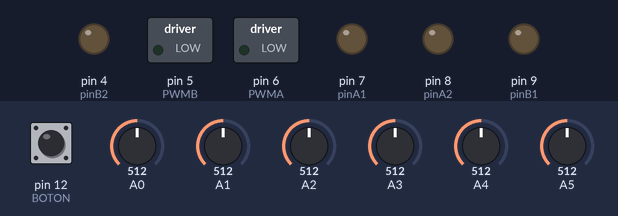
Bench run of a sketch on a simulated Arduino Uno, built with avr-gcc and run on an emulated ATmega328P. On the bench: switched loads named in the sketch (green lamp = pin HIGH), output pins drawn as LEDs (lit = HIGH). Inputs (shaded band) come from the test bench; at power-on: pin 12 (BOTON) LOW, A0 = 512, A1 = 512, A2 = 512, A3 = 512, A5 = 512, A4 = 512.

Above: at 5.8 s.
5.9 s: pin 12 (BOTON) pulled HIGH for 0.2 s
At 7.2 s:
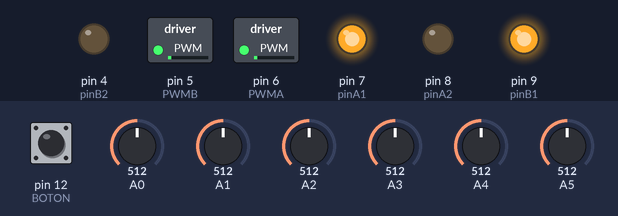
7.6 s: A0 set to 716
At 8.3 s:
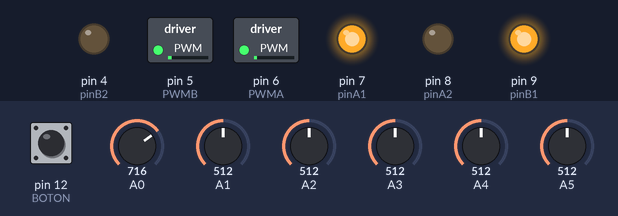
9.1 s: A1 set to 716
At 9.5 s:
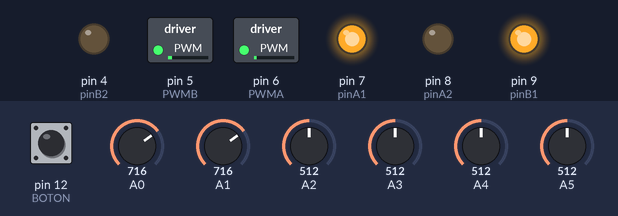
10.6 s: A2 set to 716
At 11.8 s:
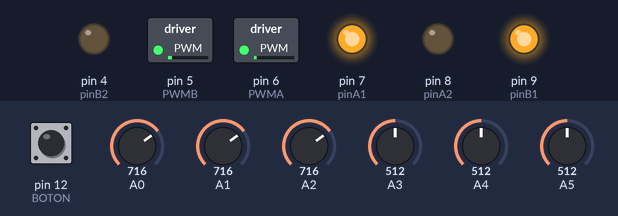
12.1 s: A3 set to 306
At 13.0 s:
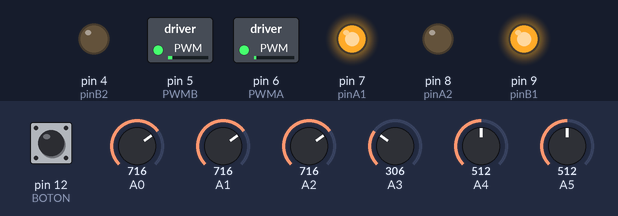
13.6 s: A5 set to 716
At 14.2 s:
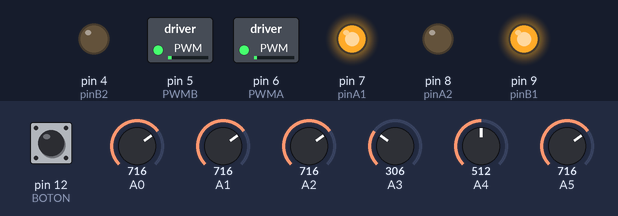
Timing chart, 0 to 16.1 s (numbered marks = the images above; inputs shaded):
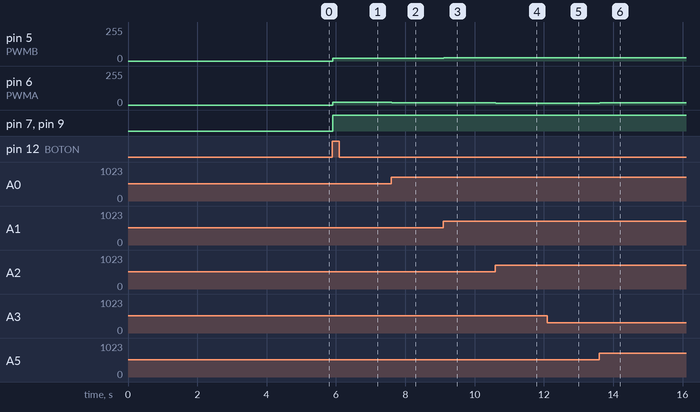

Measured:
- after the input at 5.9 s, pin 5 (PWMB), pin 6 (PWMA): 0/255 → 20/255 at once; pin 7 (pinA1), pin 9 (pinB1): LOW → HIGH at once
- after the input at 7.6 s, pin 5 (PWMB): 20/255 → 22/255 at once; pin 6 (PWMA): 20/255 → 18/255 at once
- after the input at 9.1 s, pin 5 (PWMB): 22/255 → 24/255 at once; pin 6 (PWMA): 18/255 → 16/255 at once
- after the input at 10.6 s, pin 5 (PWMB): 24/255 → 25/255 at once; pin 6 (PWMA): 16/255 → 15/255 at once
- after the input at 12.1 s, pin 5 (PWMB): 25/255 → 26/255 at once; pin 6 (PWMA): 15/255 → 14/255 at once
- after the input at 13.6 s, pin 5 (PWMB): 26/255 → 23/255 at once; pin 6 (PWMA): 14/255 → 17/255 at once

The sketch:

SeguidorLinea_Proporcional_S3.ino
```cpp
#include "variables.h"
#include <QTRSensors.h>
#define NUM_SENSORS 6             // Número sensores usados
#define NUM_SAMPLES_PER_SENSOR 4  // Muestras por sensor (DEJAR EN 4)
#define EMITTER_PIN 11            // Pin del emisor

// Se crea la variable que representa al sensor
QTRSensorsAnalog qtra((unsigned char[]){ 5, 4, 3, 2, 1, 0 }, NUM_SENSORS, NUM_SAMPLES_PER_SENSOR, EMITTER_PIN);

unsigned int sensorValues[NUM_SENSORS];  // Lista para guardar las lecturas

int ref = 0;
int Tp = 20;
float Kp = 0.15;

int posicion = 0, error = 0, velIzq = 0, velDer = 0, giro = 0;

void setup() {
  // Inicializar los pines del motor
  motorSetup();

  // Se calibra el sensor
  calibrar();

  // Espera a que se apriete el botón para continuar
  botonInicio();
}

void loop() {
  // Leemos la posicion, con valores entre -255 y 255
  posicion = leerPosicion();

  error = posicion;

  giro = Kp * error;

  velIzq = Tp + giro;
  velDer = Tp - giro;

  motores(velIzq, velDer);
}
```

motores.ino
```cpp
void motorSetup() {
  pinMode(pinA1, OUTPUT);
  pinMode(pinA2, OUTPUT);
  pinMode(PWMA, OUTPUT);
  pinMode(pinB1, OUTPUT);
  pinMode(pinB2, OUTPUT);
  pinMode(PWMB, OUTPUT);
}

void motores(int velIzq, int velDer) {
  // MOTOR 1
  if (velIzq > 0) {
    digitalWrite(pinA1, HIGH);
    digitalWrite(pinA2, LOW);
  } else if (velIzq < 0) {
    digitalWrite(pinA1, LOW);
    digitalWrite(pinA2, HIGH);
    velIzq = -velIzq;
  } else if (velIzq == 0){
    digitalWrite(pinA1, LOW);
    digitalWrite(pinA2, LOW);
  }
  analogWrite(PWMA, constrain(velIzq,0,255));

  // MOTOR 2
  if (velDer > 0) {
    digitalWrite(pinB1, HIGH);
    digitalWrite(pinB2, LOW);
  } else if (velDer < 0) {
    digitalWrite(pinB1, LOW);
    digitalWrite(pinB2, HIGH);
    velDer = -velDer;
  } else if (velDer == 0){
    digitalWrite(pinB1, LOW);
    digitalWrite(pinB2, LOW);
  }
  analogWrite(PWMB, constrain(velDer,0,255));
}
```

seguidorLinea.ino
```cpp
void calibrar(){
  for (int i = 0; i < 200; i++) {
    qtra.calibrate();
  }
}

void botonInicio(){
  while (true) {
    if (digitalRead(BOTON) == 1) {
      break;
    }
  }
}

int leerPosicion(){
  // Actualizar los valores del sensor QTR-8A
  qtra.read(sensorValues);

  // Línea blanca sobre fondo negro
  int pos = qtra.readLine(sensorValues, true, true);
  // Línea negra sobre fondo blanco
  //int posicion = qtra.readLine(sensorValues, true, false);

  // Transformar la lectura de estar entre 0 y 5000 a -255 y 255
  pos = map(pos, 0, 5000, -255, 255);
  return pos;
}

void imprimirInfo(){
  Serial.println("Pos: " + String(posicion) + ", giro: " + String(giro) + ", velIzq: " + String(velIzq) + ", velDer: " + String(velDer));
}
```

variables.h
```cpp
// Pines Motor
#define pinA1 7
#define pinA2 8
#define PWMA 6
#define pinB1 9
#define pinB2 4
#define PWMB 5

#define BOTON 12
#define BUZZER 10
```
